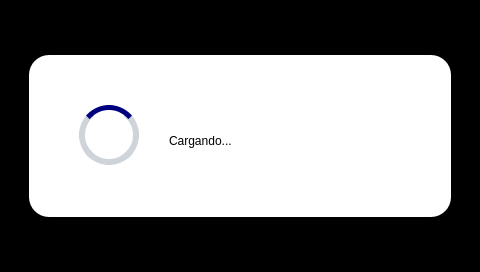
<?xml version="1.0" encoding="UTF-8"?>
<ui version="4.0">
 <class>Form</class>
 <widget class="QWidget" name="Form">
  <property name="geometry">
   <rect>
    <x>0</x>
    <y>0</y>
    <width>480</width>
    <height>272</height>
   </rect>
  </property>
  <property name="windowTitle">
   <string>Form</string>
  </property>
  <widget class="QLabel" name="lblOpacity">
   <property name="geometry">
    <rect>
     <x>0</x>
     <y>0</y>
     <width>480</width>
     <height>320</height>
    </rect>
   </property>
   <property name="styleSheet">
    <string notr="true">background-color: black;</string>
   </property>
   <property name="text">
    <string/>
   </property>
  </widget>
  <widget class="QWidget" name="WidgetInfo" native="true">
   <property name="enabled">
    <bool>true</bool>
   </property>
   <property name="geometry">
    <rect>
     <x>29</x>
     <y>55</y>
     <width>422</width>
     <height>162</height>
    </rect>
   </property>
   <property name="styleSheet">
    <string notr="true">border-radius: 20px;
background-color: white;</string>
   </property>
   <widget class="QLabel" name="LabelInfo">
    <property name="geometry">
     <rect>
      <x>140</x>
      <y>40</y>
      <width>241</width>
      <height>91</height>
     </rect>
    </property>
    <property name="styleSheet">
     <string notr="true">font: 16px &quot;Poppins&quot;;
background-color: transparent;
</string>
    </property>
    <property name="text">
     <string>Cargando...</string>
    </property>
   </widget>
   <widget class="QLabel" name="IconInfo">
    <property name="geometry">
     <rect>
      <x>50</x>
      <y>50</y>
      <width>60</width>
      <height>60</height>
     </rect>
    </property>
    <property name="styleSheet">
     <string notr="true">border: 6px solid #ced4da;
border-radius:  30px;
border-top: 5px solid #00007f;</string>
    </property>
    <property name="text">
     <string/>
    </property>
   </widget>
  </widget>
 </widget>
 <resources/>
 <connections/>
</ui>
